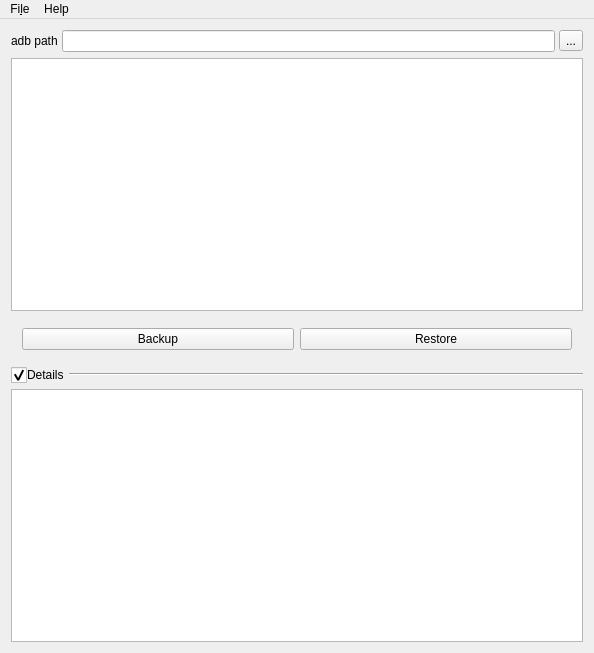
<?xml version="1.0" encoding="UTF-8"?>
<ui version="4.0">
 <class>MainWindow</class>
 <widget class="QMainWindow" name="MainWindow">
  <property name="geometry">
   <rect>
    <x>0</x>
    <y>0</y>
    <width>594</width>
    <height>653</height>
   </rect>
  </property>
  <property name="sizePolicy">
   <sizepolicy hsizetype="Maximum" vsizetype="Maximum">
    <horstretch>0</horstretch>
    <verstretch>0</verstretch>
   </sizepolicy>
  </property>
  <property name="windowTitle">
   <string>miniSProg</string>
  </property>
  <property name="windowIcon">
   <iconset resource="resources.qrc">
    <normaloff>:/images/icon.png</normaloff>:/images/icon.png</iconset>
  </property>
  <widget class="QWidget" name="centralWidget">
   <layout class="QVBoxLayout" name="verticalLayout">
    <item>
     <widget class="QFrame" name="frame">
      <property name="sizePolicy">
       <sizepolicy hsizetype="Expanding" vsizetype="Fixed">
        <horstretch>0</horstretch>
        <verstretch>0</verstretch>
       </sizepolicy>
      </property>
      <property name="frameShape">
       <enum>QFrame::NoFrame</enum>
      </property>
      <property name="frameShadow">
       <enum>QFrame::Raised</enum>
      </property>
      <layout class="QHBoxLayout" name="horizontalLayout_3">
       <property name="spacing">
        <number>4</number>
       </property>
       <property name="leftMargin">
        <number>0</number>
       </property>
       <property name="topMargin">
        <number>0</number>
       </property>
       <property name="rightMargin">
        <number>0</number>
       </property>
       <property name="bottomMargin">
        <number>0</number>
       </property>
       <item>
        <widget class="QLabel" name="label">
         <property name="text">
          <string>adb path</string>
         </property>
        </widget>
       </item>
       <item>
        <widget class="QLineEdit" name="lineEdit_adb">
         <property name="minimumSize">
          <size>
           <width>350</width>
           <height>0</height>
          </size>
         </property>
         <property name="readOnly">
          <bool>true</bool>
         </property>
        </widget>
       </item>
       <item>
        <widget class="QToolButton" name="toolBtn_adb">
         <property name="text">
          <string>...</string>
         </property>
        </widget>
       </item>
      </layout>
     </widget>
    </item>
    <item>
     <widget class="QListWidget" name="listApps">
      <property name="selectionMode">
       <enum>QAbstractItemView::MultiSelection</enum>
      </property>
      <property name="layoutMode">
       <enum>QListView::SinglePass</enum>
      </property>
     </widget>
    </item>
    <item>
     <widget class="QFrame" name="frame_3">
      <property name="sizePolicy">
       <sizepolicy hsizetype="Expanding" vsizetype="Fixed">
        <horstretch>0</horstretch>
        <verstretch>0</verstretch>
       </sizepolicy>
      </property>
      <property name="frameShape">
       <enum>QFrame::NoFrame</enum>
      </property>
      <property name="frameShadow">
       <enum>QFrame::Raised</enum>
      </property>
      <layout class="QHBoxLayout" name="horizontalLayout_2">
       <item>
        <widget class="QPushButton" name="btnBackup">
         <property name="text">
          <string>Backup</string>
         </property>
        </widget>
       </item>
       <item>
        <widget class="QPushButton" name="btnRestore">
         <property name="text">
          <string>Restore</string>
         </property>
        </widget>
       </item>
      </layout>
     </widget>
    </item>
    <item>
     <widget class="QFrame" name="frame_2">
      <property name="sizePolicy">
       <sizepolicy hsizetype="Expanding" vsizetype="Fixed">
        <horstretch>0</horstretch>
        <verstretch>0</verstretch>
       </sizepolicy>
      </property>
      <property name="frameShape">
       <enum>QFrame::NoFrame</enum>
      </property>
      <property name="frameShadow">
       <enum>QFrame::Raised</enum>
      </property>
      <property name="midLineWidth">
       <number>0</number>
      </property>
      <layout class="QHBoxLayout" name="horizontalLayout">
       <property name="spacing">
        <number>4</number>
       </property>
       <property name="leftMargin">
        <number>0</number>
       </property>
       <property name="topMargin">
        <number>0</number>
       </property>
       <property name="rightMargin">
        <number>0</number>
       </property>
       <property name="bottomMargin">
        <number>0</number>
       </property>
       <item>
        <widget class="QCheckBox" name="checkBox_details">
         <property name="sizePolicy">
          <sizepolicy hsizetype="Preferred" vsizetype="Preferred">
           <horstretch>0</horstretch>
           <verstretch>0</verstretch>
          </sizepolicy>
         </property>
         <property name="maximumSize">
          <size>
           <width>70</width>
           <height>16777215</height>
          </size>
         </property>
         <property name="styleSheet">
          <string notr="true">QCheckBox {
     spacing: 0px;
} 

QCheckBox::indicator {
     width: 16px;
     height: 16px;
}

QCheckBox::indicator:unchecked {
     image: url(:/images/arrow_right.png);
}

QCheckBox::indicator:checked {
     image: url(:/images/arrow_down.png);
}
</string>
         </property>
         <property name="text">
          <string>Details</string>
         </property>
         <property name="checked">
          <bool>true</bool>
         </property>
        </widget>
       </item>
       <item>
        <widget class="Line" name="line">
         <property name="sizePolicy">
          <sizepolicy hsizetype="Expanding" vsizetype="Maximum">
           <horstretch>0</horstretch>
           <verstretch>0</verstretch>
          </sizepolicy>
         </property>
         <property name="orientation">
          <enum>Qt::Horizontal</enum>
         </property>
        </widget>
       </item>
      </layout>
     </widget>
    </item>
    <item>
     <widget class="QTextEdit" name="textEdit">
      <property name="sizePolicy">
       <sizepolicy hsizetype="Expanding" vsizetype="Expanding">
        <horstretch>0</horstretch>
        <verstretch>0</verstretch>
       </sizepolicy>
      </property>
      <property name="minimumSize">
       <size>
        <width>0</width>
        <height>250</height>
       </size>
      </property>
      <property name="frameShadow">
       <enum>QFrame::Plain</enum>
      </property>
      <property name="lineWidth">
       <number>1</number>
      </property>
      <property name="undoRedoEnabled">
       <bool>false</bool>
      </property>
      <property name="readOnly">
       <bool>true</bool>
      </property>
     </widget>
    </item>
   </layout>
  </widget>
  <widget class="QMenuBar" name="menuBar">
   <property name="geometry">
    <rect>
     <x>0</x>
     <y>0</y>
     <width>594</width>
     <height>30</height>
    </rect>
   </property>
   <widget class="QMenu" name="menuFile">
    <property name="title">
     <string>Fi&amp;le</string>
    </property>
    <addaction name="actionExit"/>
   </widget>
   <widget class="QMenu" name="menuHelp">
    <property name="title">
     <string>Help</string>
    </property>
    <addaction name="actionAbout"/>
   </widget>
   <addaction name="menuFile"/>
   <addaction name="menuHelp"/>
  </widget>
  <action name="actionExit">
   <property name="text">
    <string>&amp;Exit</string>
   </property>
  </action>
  <action name="actionAbout">
   <property name="text">
    <string>&amp;About</string>
   </property>
  </action>
 </widget>
 <layoutdefault spacing="6" margin="11"/>
 <resources>
  <include location="resources.qrc"/>
 </resources>
 <connections/>
</ui>
